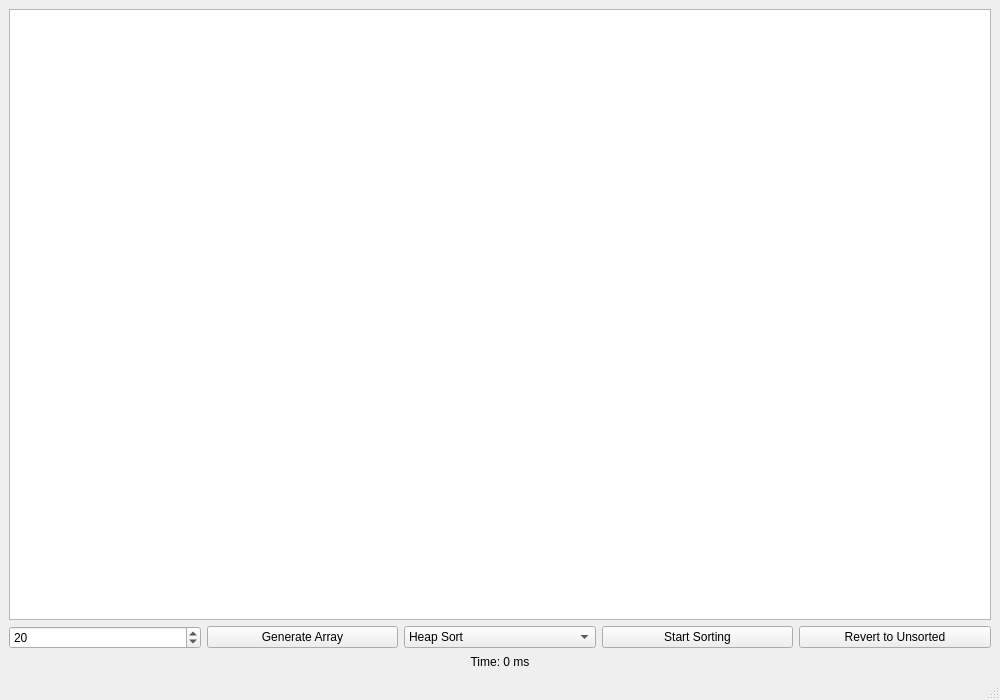
<?xml version="1.0" encoding="UTF-8"?>
<ui version="4.0">
 <class>MainWindow</class>
 <widget class="QMainWindow" name="MainWindow">
  <property name="geometry">
   <rect>
    <x>0</x>
    <y>0</y>
    <width>1000</width>
    <height>700</height>
   </rect>
  </property>
  <property name="windowTitle">
   <string>Sorting Visualization</string>
  </property>
  <widget class="QWidget" name="centralwidget">
   <layout class="QVBoxLayout" name="verticalLayout">
    <item>
     <widget class="QGraphicsView" name="graphicsView">
      <property name="minimumSize">
       <size>
        <width>0</width>
        <height>400</height>
       </size>
      </property>
     </widget>
    </item>
    <item>
     <layout class="QHBoxLayout" name="horizontalLayout">
      <item>
       <widget class="QSpinBox" name="arraySizeSpinBox">
        <property name="minimum">
         <number>5</number>
        </property>
        <property name="maximum">
         <number>100</number>
        </property>
        <property name="value">
         <number>20</number>
        </property>
       </widget>
      </item>
      <item>
       <widget class="QPushButton" name="generateButton">
        <property name="text">
         <string>Generate Array</string>
        </property>
       </widget>
      </item>
      <item>
       <widget class="QComboBox" name="algorithmComboBox">
        <item>
         <property name="text">
          <string>Heap Sort</string>
         </property>
        </item>
        <item>
         <property name="text">
          <string>Quick Sort</string>
         </property>
        </item>
        <item>
         <property name="text">
          <string>Merge Sort</string>
         </property>
        </item>
        <item>
         <property name="text">
          <string>Interpolation Sort</string>
         </property>
        </item>
       </widget>
      </item>
      <item>
       <widget class="QPushButton" name="startButton">
        <property name="text">
         <string>Start Sorting</string>
        </property>
       </widget>
      </item>
      <item>
       <widget class="QPushButton" name="revertButton">
        <property name="text">
         <string>Revert to Unsorted</string>
        </property>
       </widget>
      </item>
     </layout>
    </item>
    <item>
     <widget class="QLabel" name="timeLabel">
      <property name="text">
       <string>Time: 0 ms</string>
      </property>
      <property name="alignment">
       <set>Qt::AlignCenter</set>
      </property>
     </widget>
    </item>
   </layout>
  </widget>
  <widget class="QStatusBar" name="statusbar"/>
 </widget>
 <resources/>
 <connections/>
</ui>
